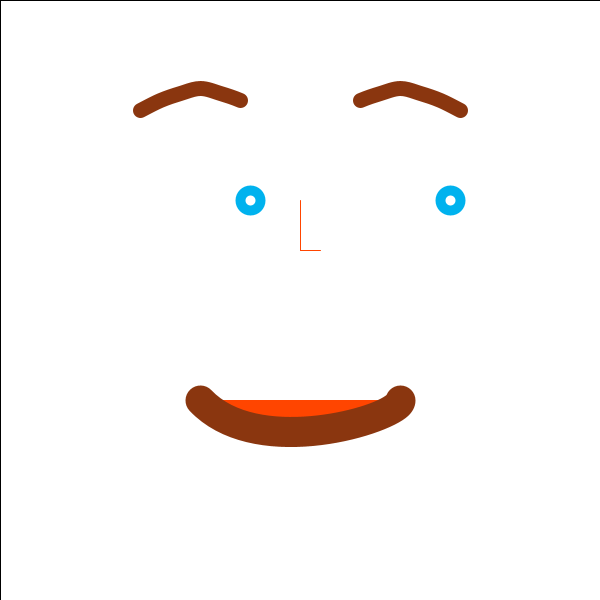
Frame 1 (no input)
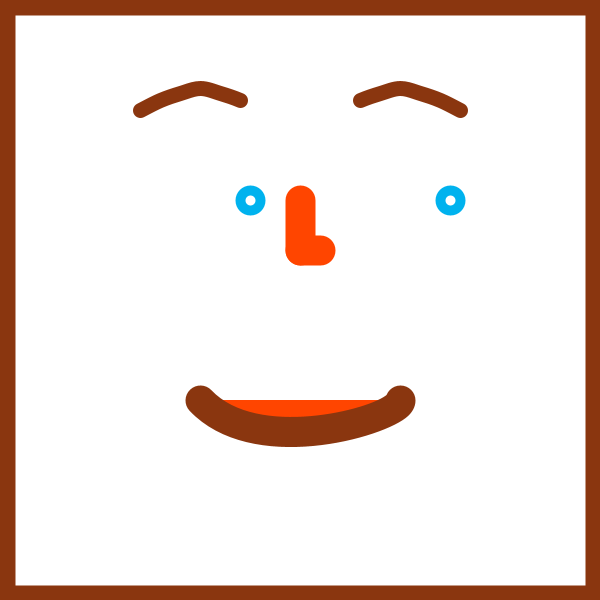
Frame 60 (the mouse pressed at the canvas centre just before this capture)
Frame 120 (the mouse held since frame 60 and released just before this capture): identical to frame 60, image omitted

The Processing sketch that drew these frames (run headless with seeded random() and noise(); from frame 60 on, the mouse is pressed at the canvas centre):

// Processing sketch: processing_128561
// ── processing_128561.pde

 float y = height/2;
 float x = width/2;
 float ypos; 
 float d1;
 float d2;
 float a;
 float b;
 float diameter = height - 100; 
 float angle = 0; 
 boolean sad = false;
 boolean happy = true;
 float y1 = 110;
 float y2 = 100;
 float y3 = 93;
 float y4 = 88;
 float y5 = 93;
 float y6 = 100;
 float y7 = 110;
 float y8 = 110;
 float x1 =  100;
 float x2 =  300;


void setup(){
size(600,600);
smooth();
}

void draw(){
fill(255);  // fill with black, low opacity; builds up over old ellipses
rect(0, 0, width, height);
float d1 =  ((sin(angle)/5) * diameter) + diameter;
float d2 =  ((cos(angle)/5) * diameter) + diameter;
float a = (sin(angle));
float b = (sin(angle));
stroke(#FF4500);
fill(#FF4500);
ellipse(300, 200, d1, d1);
ellipse(200, 100, d2, d2);

beginShape();
line(300,200,300,250);
line(300,250,320,250);

if (sad == true)
{
 y1 = 110;
 y2 = 100;
 y3 = 93;
 y4 = 85;
 y5 = 80;
 y6 = 77;
 y7 = 75;
 y8 = 74;
 x1 =  100;
 x2 =  300;
}

fill(255);
strokeWeight(10);
stroke(#00B2EE);
ellipse(450, 200, 20, 20);
ellipse(250, 200, 20, 20);
angle += .03;
//black curve

if (happy == true)
{
 y1 = 110;
 y2 = 100;
 y3 = 93;
 y4 = 88;
 y5 = 93;
 y6 = 100;
 y7 = 110;
 y8 = 110;
 x1 =  50;
 x2 =  30;
}

stroke(#8A360F);
strokeWeight(15);
beginShape();
curveVertex(340,y1);
curveVertex(360,y2);
curveVertex(380,y3);
curveVertex(400,y4);
curveVertex(420,y5);
curveVertex(440,y6);
curveVertex(460,y7);
curveVertex(460,y8);
endShape();

beginShape();
curveVertex(260,y1);
curveVertex(240,y2);
curveVertex(220,y3);
curveVertex(200,y4);
curveVertex(180,y5);
curveVertex(160,y6);
curveVertex(140,y7);
curveVertex(140,y8);
endShape();

fill(#FF4500);
strokeWeight(30);
curve(x1, x2, 200,400, 400, 400, 200, 300);
}


void keyPressed() {
  if (key == CODED) {
    if (keyCode == UP) {
      happy = true;
      sad = false;
      println("happy");
      
    } if (keyCode == DOWN) {
      sad = true;
      happy = false;
      println("sad");
    } 
  } 
}
